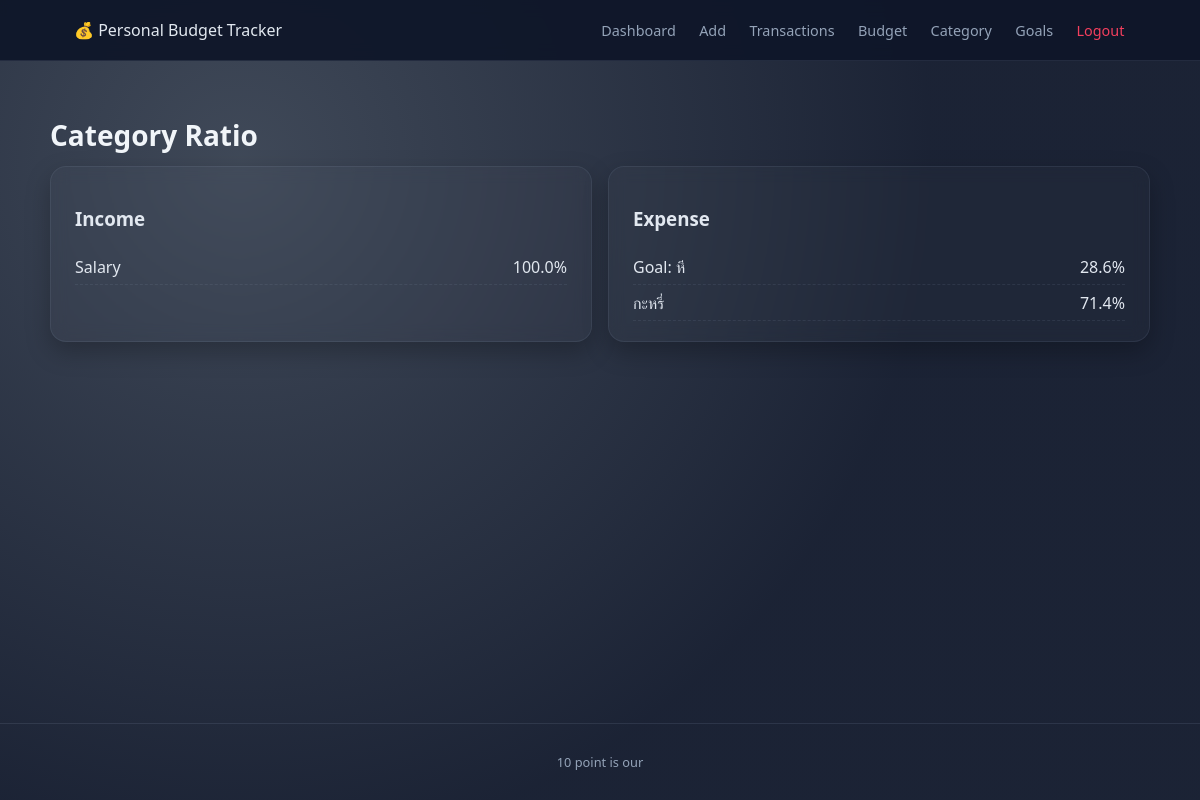
The page /category-ratio (signed in) on the database its author committed.
### tables this page shows
CREATE TABLE transactions(
        id INTEGER PRIMARY KEY AUTOINCREMENT,
        user_id INTEGER NOT NULL,
        date TEXT NOT NULL,
        type TEXT NOT NULL,
        category TEXT NOT NULL,
        amount REAL NOT NULL,
        description TEXT
        -- อย่าระบุคอลัมน์ใหม่ตรงนี้ซ้ำ เดี๋ยวเราเติมด้วย ALTER TABLE ด้านล่าง
    , currency TEXT DEFAULT 'THB', amount_thb REAL DEFAULT 0);

### app.py (the view)
@app.route('/category-ratio')
def category_ratio():
    user = current_user()
    if not user:
        return redirect(url_for('login'))
    conn = get_db(); c = conn.cursor()
    c.execute("""SELECT category,type,SUM(amount) AS total
                 FROM transactions WHERE user_id=? GROUP BY category,type""", (user['id'],))
    rows = c.fetchall(); conn.close()
    inc_rat=[]; exp_rat=[]
    tot_inc = sum(r['total'] for r in rows if r['type']=='income')
    tot_exp = sum(r['total'] for r in rows if r['type']=='expense')
    for r in rows:
        if r['type']=='income' and tot_inc>0:
            inc_rat.append((r['category'], r['total']/tot_inc*100))
        elif r['type']=='expense' and tot_exp>0:
            exp_rat.append((r['category'], r['total']/tot_exp*100))
    return render_template('category_ratio.html',
                           income_ratios=inc_rat,
                           expense_ratios=exp_rat)

### app.py (called while the page is built)
def get_db():
    conn = sqlite3.connect(DB_PATH)
    conn.row_factory = sqlite3.Row
    return conn

def add_column_if_missing(conn, table, col_name, col_sql):
    cur = conn.cursor()
    cols = [r[1] for r in cur.execute(f"PRAGMA table_info({table})").fetchall()]
    if col_name not in cols:
        cur.execute(f"ALTER TABLE {table} ADD COLUMN {col_name} {col_sql}")
        conn.commit()

@app.before_request
def before_request():
    init_db()

def current_user():
    if 'user_id' in session:
        return {'id': session['user_id'], 'username': session.get('username')}
    return None

### templates/category_ratio.html
{% extends "base.html" %}
{% block content %}
<h2 class="page-title">Category Ratio</h2>
<div class="grid-2">
  <div class="card">
    <h3>Income</h3>
    {% if income_ratios %}
      <ul class="ratio-list">
      {% for c, p in income_ratios %}
        <li><span>{{ c }}</span><span>{{ "%.1f"|format(p) }}%</span></li>
      {% endfor %}
      </ul>
    {% else %}
      <p>No income data.</p>
    {% endif %}
  </div>
  <div class="card">
    <h3>Expense</h3>
    {% if expense_ratios %}
      <ul class="ratio-list">
      {% for c, p in expense_ratios %}
        <li><span>{{ c }}</span><span>{{ "%.1f"|format(p) }}%</span></li>
      {% endfor %}
      </ul>
    {% else %}
      <p>No expense data.</p>
    {% endif %}
  </div>
</div>
{% endblock %}

### static/style.css (style rules this page uses)
:root { --bg: #394155; --bg-card: #111827; --text: #e2e8f0; --muted: #94a3b8; --accent: #38bdf8; --danger: #f43f5e; --success: #22c55e; --radius: 1rem; --shadow: 0 10px 25px rgba(0,0,0,.25); }
* { box-sizing: border-box; font-family: system-ui, -apple-system, BlinkMacSystemFont, 'Segoe UI', sans-serif; }
body { margin: 0; background: radial-gradient(circle at 20% 20%, rgba(30, 41, 59, 0.85), rgba(15, 23, 42, 0.95) 60%), url('https://images.unsplash.com/photo-1534796636912-3b95b3ab5986?q=80&w=2071&auto=format&fit=crop'); background-position: center center; background-size: cover; background-attachment: fixed; color: var(--text); min-height: 100vh; display: flex; flex-direction: column; }
.page-title { margin-bottom:.75rem; font-size:1.75rem; font-weight:700; color:#f1f5f9; }
.card { background: rgba(255,255,255,.02); border:1px solid rgba(148,163,184,.12); border-radius:var(--radius); padding:1.25rem 1.5rem; box-shadow:var(--shadow); backdrop-filter: blur(8px); transition:transform .15s ease, border-color .15s ease, box-shadow .15s ease, opacity .4s ease; opacity:0; animation:fadeIn .5s forwards; }
.grid-2 { display:grid; grid-template-columns:repeat(auto-fit,minmax(280px,1fr)); gap:1rem; }
.ratio-list { list-style:none; padding:0; margin:0; }
.ratio-list li { display:flex; justify-content:space-between; padding:.4rem 0; border-bottom:1px dashed rgba(148,163,184,.12); }

### rows shown on the page
transactions: category "Salary", p "100.0"
transactions: category "Goal: หี", p "28.6"
transactions: category "กะหรี่", p "71.4"
